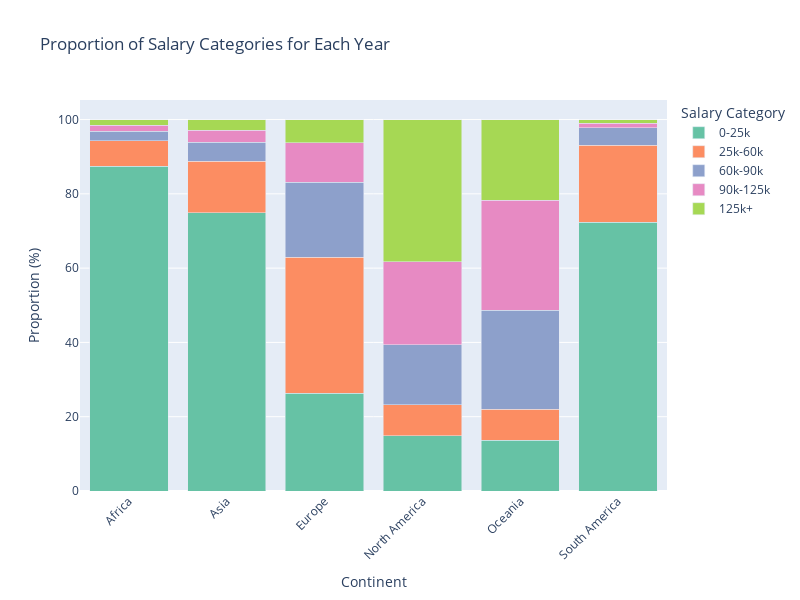

The cell this chart's notebook holds for it:
### Code cell
# Create a mapping for salary categories and their actual buckets
salary_mapping = {'0': '0-25k', '1': '25k-60k', '2': '60k-90k', '3': '90k-125k', '4': '125k+'}
salary_order = ['0-25k', '25k-60k', '60k-90k', '90k-125k', '125k+']

# Group the data by gender and salary bucket and calculate the count
grouped = merged_df.groupby(['continent', 'yearly_compensation_encoded']).size().reset_index(name='count')

# Map the encoded salary category to the actual categories
grouped['yearly_compensation_encoded'] = grouped['yearly_compensation_encoded'].map(salary_mapping)
grouped['yearly_compensation_encoded'] = pd.Categorical(grouped['yearly_compensation_encoded'], categories=salary_order, ordered=True)

# Pivot the data to have salary buckets as the columns and gender as the index
pivot_df = grouped.pivot(index='continent', columns='yearly_compensation_encoded', values='count')

# Calculate the proportion for each salary bucket in each gender
proportions = pivot_df.div(pivot_df.sum(axis=1), axis=0) * 100

# Create a stacked bar plot
fig = px.bar(
    proportions,
    x=proportions.index,
    y=proportions.columns,
    labels={'value': 'Proportion (%)', 'continent': 'Continent'},
    title='Proportion of Salary Categories for Each Year',
    hover_data={'value': True},
    barmode='stack',
    color_discrete_sequence=px.colors.qualitative.Set2,
    width=800,
    height=600
)

# Customize the legend
fig.update_layout(legend_title_text='Salary Category')

# Rotate x-axis labels for better visibility if needed
fig.update_xaxes(tickangle=-45)

# Show the figure
fig.show()

### Figure 1 — Plotly figure (JSON) as saved in the notebook; plotly's stock layout.template omitted (floating-point values rounded to 4 significant figures)
{"data": [{"alignmentgroup": "True", "hovertemplate": "yearly_compensation_encoded=0-25k<br>Continent=%{x}<br>Proportion (%)=%{y}<extra></extra>", "legendgroup": "0-25k", "marker": {"color": "rgb(102,194,165)", "pattern": {"shape": ""}}, "name": "0-25k", "offsetgroup": "0-25k", "orientation": "v", "showlegend": true, "textposition": "auto", "type": "bar", "x": ["Africa", "Asia", "Europe", "North America", "Oceania", "South America"], "xaxis": "x", "y": [87.46, 74.88, 26.31, 14.85, 13.64, 72.3], "yaxis": "y"}, {"alignmentgroup": "True", "hovertemplate": "yearly_compensation_encoded=25k-60k<br>Continent=%{x}<br>Proportion (%)=%{y}<extra></extra>", "legendgroup": "25k-60k", "marker": {"color": "rgb(252,141,98)", "pattern": {"shape": ""}}, "name": "25k-60k", "offsetgroup": "25k-60k", "orientation": "v", "showlegend": true, "textposition": "auto", "type": "bar", "x": ["Africa", "Asia", "Europe", "North America", "Oceania", "South America"], "xaxis": "x", "y": [6.805, 13.85, 36.56, 8.44, 8.392, 20.81], "yaxis": "y"}, {"alignmentgroup": "True", "hovertemplate": "yearly_compensation_encoded=60k-90k<br>Continent=%{x}<br>Proportion (%)=%{y}<extra></extra>", "legendgroup": "60k-90k", "marker": {"color": "rgb(141,160,203)", "pattern": {"shape": ""}}, "name": "60k-90k", "offsetgroup": "60k-90k", "orientation": "v", "showlegend": true, "textposition": "auto", "type": "bar", "x": ["Africa", "Asia", "Europe", "North America", "Oceania", "South America"], "xaxis": "x", "y": [2.647, 5.173, 20.28, 16.12, 26.57, 4.637], "yaxis": "y"}, {"alignmentgroup": "True", "hovertemplate": "yearly_compensation_encoded=90k-125k<br>Continent=%{x}<br>Proportion (%)=%{y}<extra></extra>", "legendgroup": "90k-125k", "marker": {"color": "rgb(231,138,195)", "pattern": {"shape": ""}}, "name": "90k-125k", "offsetgroup": "90k-125k", "orientation": "v", "showlegend": true, "textposition": "auto", "type": "bar", "x": ["Africa", "Asia", "Europe", "North America", "Oceania", "South America"], "xaxis": "x", "y": [1.575, 3.277, 10.55, 22.32, 29.72, 1.281], "yaxis": "y"}, {"alignmentgroup": "True", "hovertemplate": "yearly_compensation_encoded=125k+<br>Continent=%{x}<br>Proportion (%)=%{y}<extra></extra>", "legendgroup": "125k+", "marker": {"color": "rgb(166,216,84)", "pattern": {"shape": ""}}, "name": "125k+", "offsetgroup": "125k+", "orientation": "v", "showlegend": true, "textposition": "auto", "type": "bar", "x": ["Africa", "Asia", "Europe", "North America", "Oceania", "South America"], "xaxis": "x", "y": [1.512, 2.824, 6.298, 38.27, 21.68, 0.9762], "yaxis": "y"}], "layout": {"barmode": "stack", "height": 600, "legend": {"title": {"text": "Salary Category"}, "tracegroupgap": 0}, "title": {"text": "Proportion of Salary Categories for Each Year"}, "width": 800, "xaxis": {"anchor": "y", "domain": [0, 1], "tickangle": -45, "title": {"text": "Continent"}}, "yaxis": {"anchor": "x", "domain": [0, 1], "title": {"text": "Proportion (%)"}}}}
